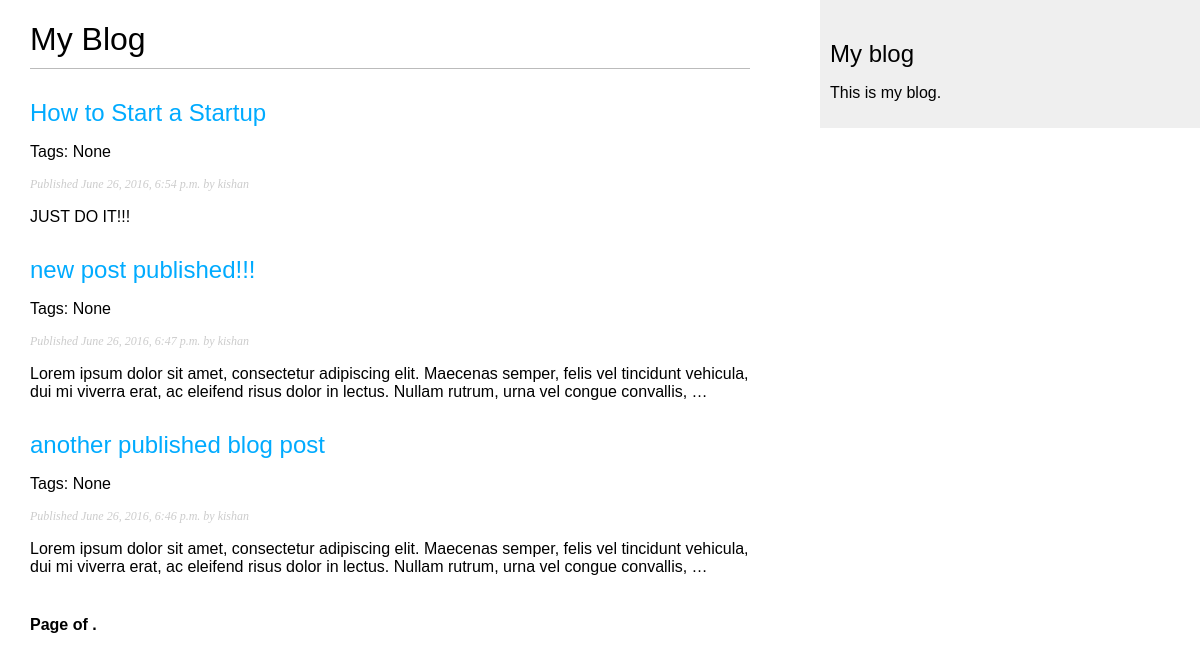
Page /blog/ on the earlier database version.
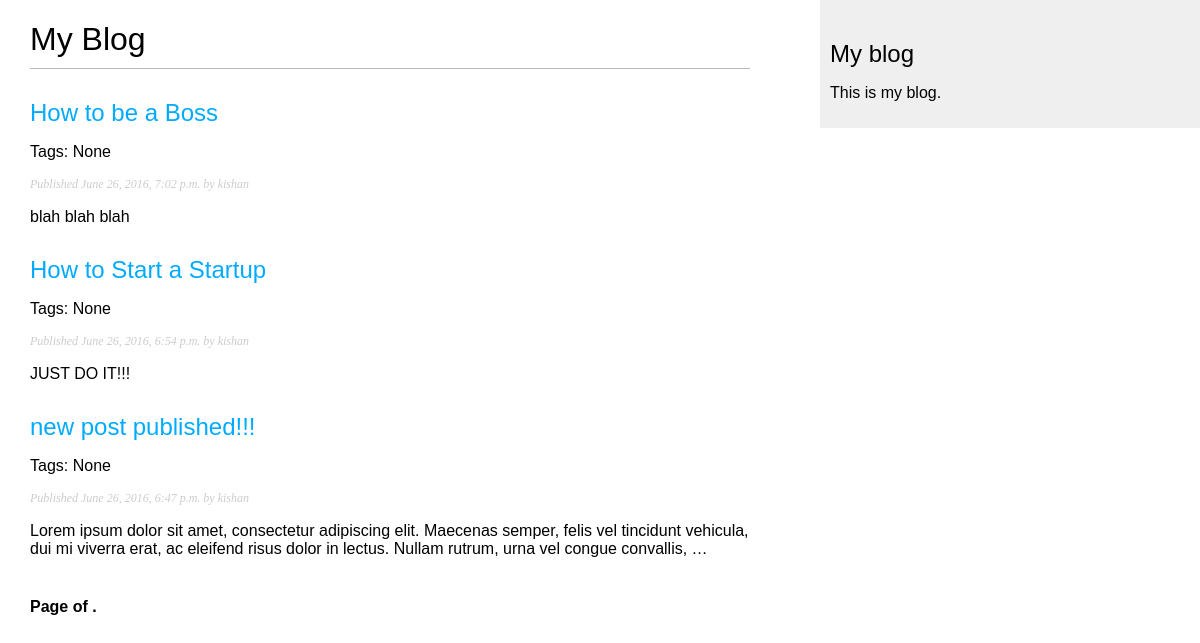
Same page on the later database version.
### blog/models.py (models this page shows, shortened)
class Post(models.Model):
    STATUS_CHOICES = (
        ('draft', 'Draft'),
        ('published', 'Published'),
    )
    title = models.CharField(max_length=250)
    slug = models.SlugField(max_length=250,
    						unique_for_date='publish')
    author = models.ForeignKey(User,
    						   related_name='blog_posts')
    body = models.TextField()
    publish = models.DateTimeField(default=timezone.now)
    created = models.DateTimeField(auto_now_add=True)
    updated = models.DateTimeField(auto_now=True)
    status = models.CharField(max_length=10,
    						  choices=STATUS_CHOICES,
    						  default='draft')
    objects = models.Manager() # The default manager.
    published = PublishedManager() # our custom manager.
    tags = TaggableManager()
    class Meta:
        ordering = ('-publish',)
    def get_absolute_url(self):
        return reverse('blog:post_detail', args=[self.publish.year,
                                                 self.publish.strftime('%m'),
                                                 self.publish.strftime('%d'),
                                                 self.slug])

### blog/views.py (the view)
# urls.py: url(r'^tag/(?P<tag_slug>[-\w]+)/$', views.post_list, name='post_list_by_tag'),
def post_list(request, tag_slug=None):
    object_list = Post.published.all()
    tag = None
    if tag_slug:
        tag = get_object_or_404(Tag, slug=tag_slug)
        object_list = object_list.filter(tags__in=[tag])
    paginator = Paginator(object_list, 3) # 3 posts in each page
    page = request.GET.get('page')
    try:
        posts = paginator.page(page)
    except PageNotAnInteger:
        posts = paginator.page(1)
    except EmptyPage:
        posts = paginator.page(paginator.num_pages)
    return render(request, 'blog/post/list.html', {'page': page,
                                                   'posts': posts,
                                                   'tag': tag})

### blog/models.py (called while the page is built)
    def get_queryset(self):
        return super(PublishedManager, self).get_queryset().filter(status='published')

### blog/templates/blog/post/list.html (shortened to what this page needs)
{% extends "blog/base.html" %}
{% block content %}
    <h1>My Blog</h1>
    {% for post in posts %}
        <h2><a href="{{ post.get_absolute_url }}">{{ post.title }}</a></h2>
        <p class="tags">
        	Tags:
        	{% if post.tags.all|length > 0 %}
	            {% for tag in post.tags.all %}
	                <a href="{% url "blog:post_list_by_tag" tag.slug %}">{{ tag.name }}</a>
	                {% if not forloop.last %}, {% endif %}
	            {% endfor %}
            {% else %}
            None
            {% endif %}
        </p>
        <p class="date">Published {{ post.publish }} by {{ post.author }}</p>
        {{ post.body|truncatewords:30|linebreaks }}
    {% endfor %}
    {% include "pagination.html" with page=page_obj %}
{% endblock %}

Differences in the rows shown:
no longer on this page (row unchanged): Post: title "another published blog post", shows "None", publish "June 26, 2016, 6:46 p.m.", author "kishan", body "Lorem ipsum dolor sit amet, consectetur adipiscing elit. Maecenas semper, felis vel tincidunt vehicula, dui mi viverra erat, ac eleifend risus dolor in lectus. Nullam rutrum, urna vel congue convallis, …"
added Post: title "How to be a Boss", shows "None", publish "June 26, 2016, 7:02 p.m.", author "kishan", body "blah blah blah"
